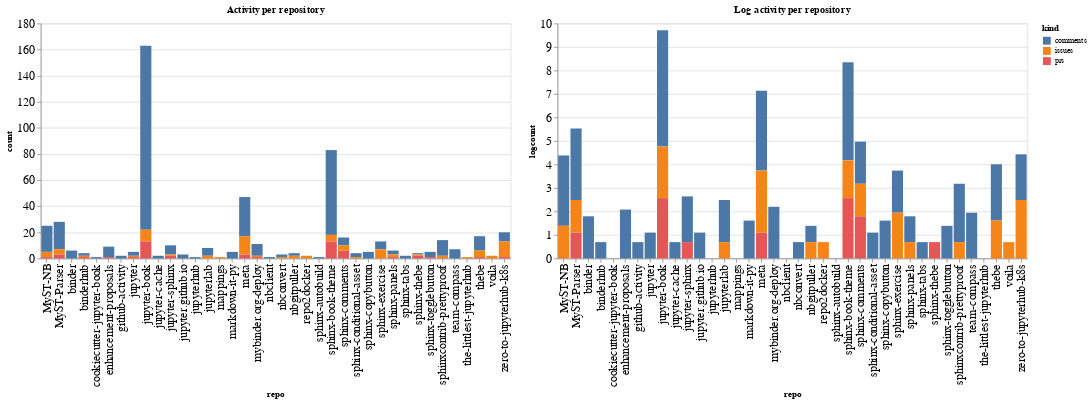

The cell this chart's notebook holds for it:
### Code cell
ch1 = alt.Chart(repo_summaries, width=600, title="Activity per repository").mark_bar().encode(
    x='repo',
    y='count',
    color='kind',
    tooltip="kind"
)

ch2 = alt.Chart(repo_summaries, width=600, title="Log activity per repository").mark_bar().encode(
    x='repo',
    y='logcount',
    color='kind',
    tooltip="kind"
)

ch1 | ch2

### Figure 1 — Vega-Lite specification as saved in the notebook (floating-point values rounded to 4 significant figures)
{"config": {"axisLeft": {"labelFontSize": 15}, "axisBottom": {"labelFontSize": 15}}, "hconcat": [{"mark": "bar", "encoding": {"color": {"type": "nominal", "field": "kind"}, "tooltip": {"type": "nominal", "field": "kind"}, "x": {"type": "nominal", "field": "repo"}, "y": {"type": "quantitative", "field": "count"}}, "title": "Activity per repository", "width": 600}, {"mark": "bar", "encoding": {"color": {"type": "nominal", "field": "kind"}, "tooltip": {"type": "nominal", "field": "kind"}, "x": {"type": "nominal", "field": "repo"}, "y": {"type": "quantitative", "field": "logcount"}}, "title": "Log activity per repository", "width": 600}], "data": {"name": "data-30e004d3de4d7f3e74a765d22b78eefe"}, "$schema": "https://vega.github.io/schema/vega-lite/v4.8.1.json", "datasets": {"data-30e004d3de4d7f3e74a765d22b78eefe": [{"repo": "MyST-NB", "kind": "comments", "count": 20, "logcount": 2.996}, {"repo": "MyST-NB", "kind": "issues", "count": 4, "logcount": 1.386}, {"repo": "MyST-NB", "kind": "prs", "count": 1, "logcount": 0.0}, {"repo": "MyST-Parser", "kind": "comments", "count": 21, "logcount": 3.045}, {"repo": "MyST-Parser", "kind": "issues", "count": 4, "logcount": 1.386}, {"repo": "MyST-Parser", "kind": "prs", "count": 3, "logcount": 1.099}, {"repo": "binder", "kind": "comments", "count": 6, "logcount": 1.792}, {"repo": "binderhub", "kind": "comments", "count": 2, "logcount": 0.6931}, {"repo": "binderhub", "kind": "issues", "count": 1, "logcount": 0.0}, {"repo": "binderhub", "kind": "prs", "count": 1, "logcount": 0.0}, {"repo": "cookiecutter-jupyter-book", "kind": "comments", "count": 1, "logcount": 0.0}, {"repo": "enhancement-proposals", "kind": "comments", "count": 8, "logcount": 2.079}, {"repo": "enhancement-proposals", "kind": "prs", "count": 1, "logcount": 0.0}, {"repo": "github-activity", "kind": "comments", "count": 2, "logcount": 0.6931}, {"repo": "jupyter", "kind": "comments", "count": 3, "logcount": 1.099}, {"repo": "jupyter", "kind": "issues", "count": 1, "logcount": 0.0}, {"repo": "jupyter", "kind": "prs", "count": 1, "logcount": 0.0}, {"repo": "jupyter-book", "kind": "comments", "count": 141, "logcount": 4.949}, {"repo": "jupyter-book", "kind": "issues", "count": 9, "logcount": 2.197}, {"repo": "jupyter-book", "kind": "prs", "count": 13, "logcount": 2.565}, {"repo": "jupyter-cache", "kind": "comments", "count": 2, "logcount": 0.6931}, {"repo": "jupyter-sphinx", "kind": "comments", "count": 7, "logcount": 1.946}, {"repo": "jupyter-sphinx", "kind": "issues", "count": 1, "logcount": 0.0}, {"repo": "jupyter-sphinx", "kind": "prs", "count": 2, "logcount": 0.6931}, {"repo": "jupyter.github.io", "kind": "comments", "count": 3, "logcount": 1.099}, {"repo": "jupyterhub", "kind": "comments", "count": 1, "logcount": 0.0}, {"repo": "jupyterlab", "kind": "comments", "count": 6, "logcount": 1.792}, {"repo": "jupyterlab", "kind": "issues", "count": 2, "logcount": 0.6931}, {"repo": "mappings", "kind": "issues", "count": 1, "logcount": 0.0}, {"repo": "markdown-it-py", "kind": "comments", "count": 5, "logcount": 1.609}, {"repo": "meta", "kind": "comments", "count": 30, "logcount": 3.401}, {"repo": "meta", "kind": "issues", "count": 14, "logcount": 2.639}, {"repo": "meta", "kind": "prs", "count": 3, "logcount": 1.099}, {"repo": "mybinder.org-deploy", "kind": "comments", "count": 9, "logcount": 2.197}, {"repo": "mybinder.org-deploy", "kind": "issues", "count": 1, "logcount": 0.0}, {"repo": "mybinder.org-deploy", "kind": "prs", "count": 1, "logcount": 0.0}, {"repo": "nbclient", "kind": "comments", "count": 1, "logcount": 0.0}, {"repo": "nbconvert", "kind": "comments", "count": 2, "logcount": 0.6931}, {"repo": "nbconvert", "kind": "issues", "count": 1, "logcount": 0.0}, {"repo": "nbgitpuller", "kind": "comments", "count": 2, "logcount": 0.6931}, {"repo": "nbgitpuller", "kind": "issues", "count": 2, "logcount": 0.6931}, {"repo": "repo2docker", "kind": "issues", "count": 2, "logcount": 0.6931}, {"repo": "sphinx-autobuild", "kind": "comments", "count": 1, "logcount": 0.0}, {"repo": "sphinx-book-theme", "kind": "comments", "count": 65, "logcount": 4.174}, {"repo": "sphinx-book-theme", "kind": "issues", "count": 5, "logcount": 1.609}, {"repo": "sphinx-book-theme", "kind": "prs", "count": 13, "logcount": 2.565}, {"repo": "sphinx-comments", "kind": "comments", "count": 6, "logcount": 1.792}, {"repo": "sphinx-comments", "kind": "issues", "count": 4, "logcount": 1.386}, {"repo": "sphinx-comments", "kind": "prs", "count": 6, "logcount": 1.792}, {"repo": "sphinx-conditional-asset", "kind": "comments", "count": 3, "logcount": 1.099}, {"repo": "sphinx-conditional-asset", "kind": "issues", "count": 1, "logcount": 0.0}, {"repo": "sphinx-copybutton", "kind": "comments", "count": 5, "logcount": 1.609}, {"repo": "sphinx-exercise", "kind": "comments", "count": 6, "logcount": 1.792}, {"repo": "sphinx-exercise", "kind": "issues", "count": 7, "logcount": 1.946}, {"repo": "sphinx-panels", "kind": "comments", "count": 3, "logcount": 1.099}, {"repo": "sphinx-panels", "kind": "issues", "count": 2, "logcount": 0.6931}, {"repo": "sphinx-panels", "kind": "prs", "count": 1, "logcount": 0.0}, {"repo": "sphinx-tabs", "kind": "comments", "count": 2, "logcount": 0.6931}, {"repo": "sphinx-thebe", "kind": "comments", "count": 1, "logcount": 0.0}, {"repo": "sphinx-thebe", "kind": "issues", "count": 1, "logcount": 0.0}, {"repo": "sphinx-thebe", "kind": "prs", "count": 2, "logcount": 0.6931}, {"repo": "sphinx-togglebutton", "kind": "comments", "count": 4, "logcount": 1.386}, {"repo": "sphinx-togglebutton", "kind": "prs", "count": 1, "logcount": 0.0}, {"repo": "sphinxcontrib-prettyproof", "kind": "comments", "count": 12, "logcount": 2.485}, {"repo": "sphinxcontrib-prettyproof", "kind": "issues", "count": 2, "logcount": 0.6931}, {"repo": "team-compass", "kind": "comments", "count": 7, "logcount": 1.946}, {"repo": "the-littlest-jupyterhub", "kind": "issues", "count": 1, "logcount": 0.0}, {"repo": "thebe", "kind": "comments", "count": 11, "logcount": 2.398}, {"repo": "thebe", "kind": "issues", "count": 5, "logcount": 1.609}, {"repo": "thebe", "kind": "prs", "count": 1, "logcount": 0.0}, {"repo": "voila", "kind": "issues", "count": 2, "logcount": 0.6931}, {"repo": "zero-to-jupyterhub-k8s", "kind": "comments", "count": 7, "logcount": 1.946}, {"repo": "zero-to-jupyterhub-k8s", "kind": "issues", "count": 12, "logcount": 2.485}, {"repo": "zero-to-jupyterhub-k8s", "kind": "prs", "count": 1, "logcount": 0.0}]}}
